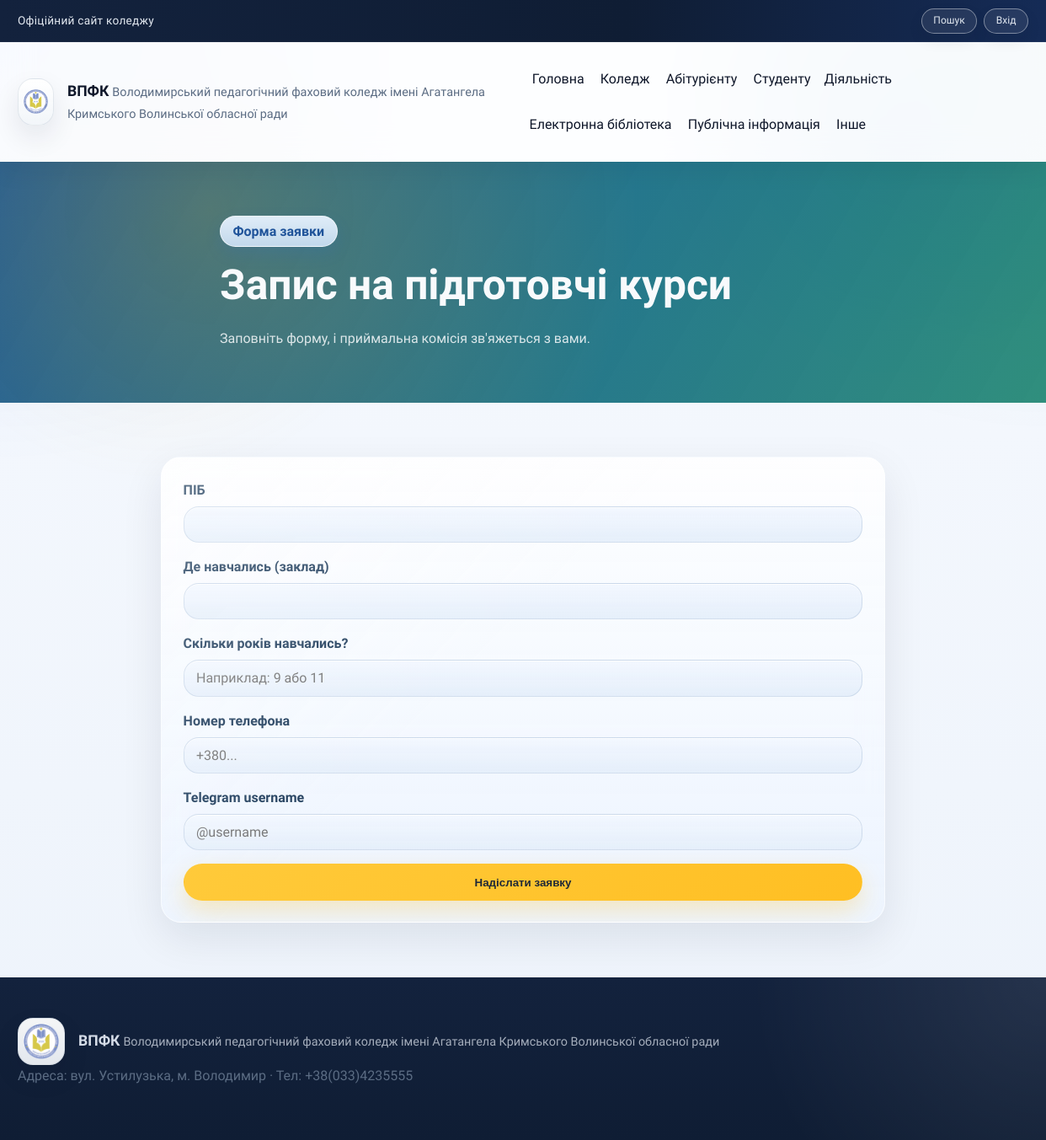
The page /courses/apply on the database its author committed.
### tables this page shows
CREATE TABLE menu_items (
          id INTEGER PRIMARY KEY AUTOINCREMENT,
          parent_id INTEGER,
          title TEXT NOT NULL,
          url TEXT NOT NULL,
          sort_order INTEGER NOT NULL DEFAULT 0,
          FOREIGN KEY(parent_id) REFERENCES menu_items(id)
        );

### app/public_routes.py (the view, shortened to what this page needs)
@app.route("/courses/apply", methods=["GET", "POST"])
def courses_apply():
    form_data = {
        "full_name": "",
        "previous_school": "",
        "study_years": "",
        "phone": "",
        "telegram_username": "",
    }
    return render_template("courses_apply.html", active_title="", form_data=form_data)

### app/core.py (called while the page is built)
def build_menu_tree(rows: List[dict]) -> List[dict]:
    items: Dict[int, dict] = {}
    roots: List[dict] = []
    for row in rows:
        items[row["id"]] = {
            "id": row["id"],
            "parent_id": row["parent_id"],
            "title": row["title"],
            "url": row["url"],
            "sort_order": row["sort_order"],
            "children": [],
        }
    for item in items.values():
        parent_id = item["parent_id"]
        if parent_id and parent_id in items:
            items[parent_id]["children"].append(item)
        else:
            roots.append(item)
    def sort_items(nodes: List[dict]) -> List[dict]:
        nodes.sort(key=lambda n: (n["sort_order"], n["title"]))
        for node in nodes:
            node["children"] = sort_items(node["children"])
        return nodes
    return sort_items(roots)

def get_menu_tree() -> List[dict]:
    rows = query_db("SELECT * FROM menu_items ORDER BY sort_order, title")
    return build_menu_tree(rows)

@app.context_processor
def inject_globals():
    return {
        "menu_items": get_menu_tree(),
        "current_user": g.get("user"),
    }

@app.before_request
def load_user():
    g.user = None
    user_id = session.get("user_id")
    if user_id:
        user = query_db("SELECT * FROM users WHERE id = ?", (user_id,), one=True)
        if user:
            g.user = user

### data/db.py (called while the page is built)
def get_db() -> sqlite3.Connection:
    if "db" not in g:
        os.makedirs(DATA_DIR, exist_ok=True)
        conn = sqlite3.connect(DB_PATH, check_same_thread=False)
        conn.row_factory = sqlite3.Row
        conn.execute("PRAGMA foreign_keys = ON")
        g.db = conn
    return g.db

def query_db(query: str, args: tuple = (), one: bool = False):
    db = get_db()
    cursor = db.execute(query, args)
    rows = [dict(row) for row in cursor.fetchall()]
    if one:
        return rows[0] if rows else None
    return rows

### templates/courses_apply.html (shortened to what this page needs)
{% extends "layout.html" %}
{% block content %}
  <section class="hero hero-inner">
    <div class="hero-overlay"></div>
    <div class="container hero-content">
      <div class="hero-badge">Форма заявки</div>
      <h1>Запис на підготовчі курси</h1>
      <p>Заповніть форму, і приймальна комісія зв'яжеться з вами.</p>
    </div>
  </section>
  <section class="section">
    <div class="container" style="max-width: 860px;">
      <div class="admin-card">
        <form method="post" class="form-grid">
          <label class="form-field">
            ПІБ
            <input
              class="input"
              name="full_name"
              type="text"
              value="{{ form_data.full_name }}"
              required
            />
          </label>
          <label class="form-field">
            Де навчались (заклад)
            <input
              class="input"
              name="previous_school"
              type="text"
              value="{{ form_data.previous_school }}"
              required
            />
          </label>
          <label class="form-field">
            Скільки років навчались?
            <input
              class="input"
              name="study_years"
              type="text"
              value="{{ form_data.study_years }}"
              placeholder="Наприклад: 9 або 11"
              required
            />
          </label>
          <label class="form-field">
            Номер телефона
            <input
              class="input"
              name="phone"
              type="tel"
              value="{{ form_data.phone }}"
              placeholder="+380..."
              required
            />
          </label>
          <label class="form-field">
            Telegram username
            <input
              class="input"
              name="telegram_username"
              type="text"
              value="{{ form_data.telegram_username }}"
              placeholder="@username"
              required
            />
          </label>
          <button class="btn primary" type="submit">Надіслати заявку</button>
        </form>
      </div>
    </div>
  </section>
{% endblock %}

### templates/_menu.html (shortened to what this page needs)
{% macro render_menu(items, active_title=None, level=0) %}
  {% for item in items %}
    {% set active_class = "nav-highlight" if item.title == active_title else "" %}
    {% if item.children %}
      <div class="nav-item has-submenu submenu-level-{{ level }}">
        <span class="nav-title {{ active_class }}">{{ item.title }}</span>
      </div>
    {% else %}
      <a href="{{ item.url or '#' }}" class="{{ active_class }}">{{ item.title }}</a>
    {% endif %}
  {% endfor %}
{% endmacro %}

### rows shown on the page
menu_items: title "Головна"
menu_items: title "Коледж"
menu_items: title "Абітурієнту"
menu_items: title "Студенту"
menu_items: title "Діяльність"
menu_items: title "Електронна бібліотека"
menu_items: title "Публічна інформація"
menu_items: title "Інше"
